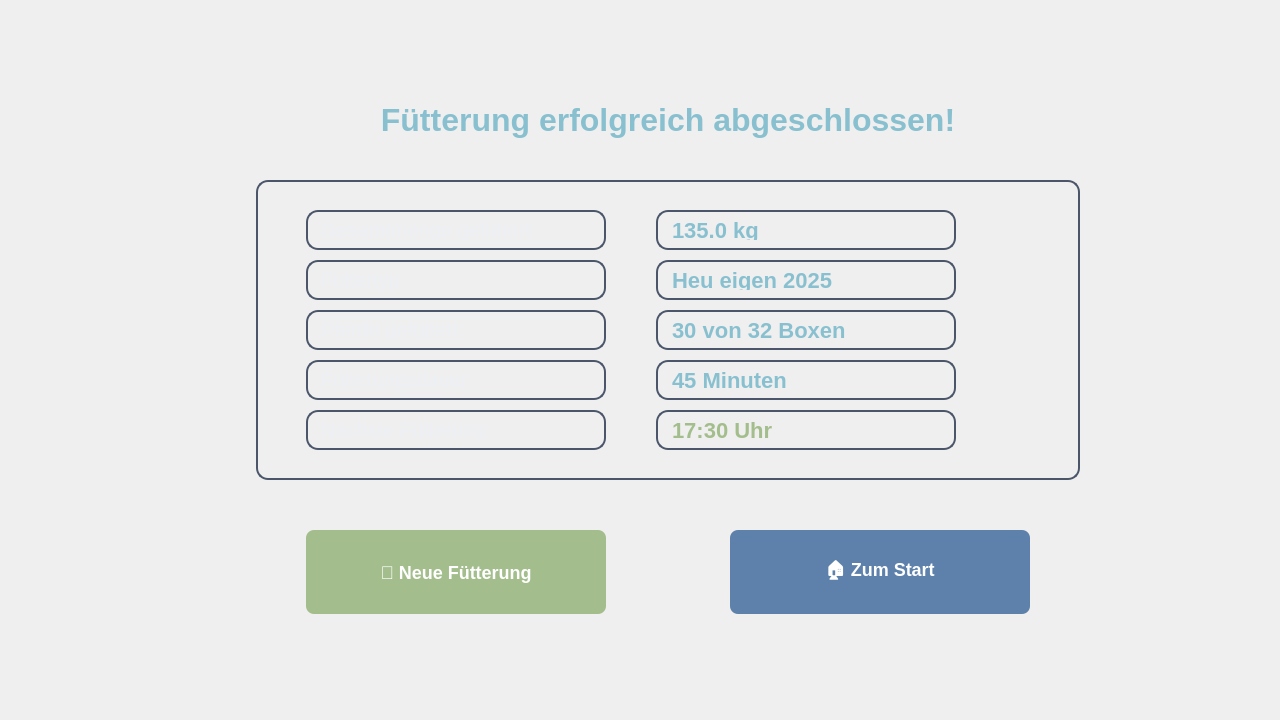
<?xml version="1.0" encoding="UTF-8"?>
<ui version="4.0">
 <class>Form</class>
 <widget class="QWidget" name="Form">
  <property name="geometry">
   <rect>
    <x>0</x>
    <y>0</y>
    <width>1280</width>
    <height>720</height>
   </rect>
  </property>
  <property name="windowTitle">
   <string>Fütterung Abgeschlossen</string>
  </property>
  <property name="styleSheet">
   <string notr="true">QWidget {
    ;
    color: #D8DEE9;
    font-family: &quot;Segoe UI&quot;, Arial, sans-serif;
}

QLabel {
    font-size: 16px;
    padding: 8px;
}

QPushButton {
    background-color: #5E81AC;
    border: none;
    border-radius: 8px;
    color: white;
    font-size: 18px;
    font-weight: bold;
    padding: 12px 24px;
    min-height: 60px;
}

QPushButton:hover {
    background-color: #81A1C1;
}

QPushButton:pressed {
    background-color: #4C566A;
}

.title-label {
    font-size: 32px;
    font-weight: bold;
    color: #88C0D0;
    padding: 20px;
}

.summary-label {
    font-size: 24px;
    font-weight: bold;
    color: #A3BE8C;
    padding: 16px;
}

.info-label {
    font-size: 20px;
    color: #ECEFF4;
    padding: 12px;
}

.value-label {
    font-size: 22px;
    font-weight: bold;
    color: #88C0D0;
    padding: 12px;
}</string>
  </property>
  <widget class="QLabel" name="label_titel">
   <property name="geometry">
    <rect>
     <x>206</x>
     <y>80</y>
     <width>924</width>
     <height>80</height>
    </rect>
   </property>
   <property name="styleSheet">
    <string>font-size: 32px; font-weight: bold; color: #88C0D0;</string>
   </property>
   <property name="text">
    <string notr="true">Fütterung erfolgreich abgeschlossen!</string>
   </property>
   <property name="alignment">
    <set>Qt::AlignCenter</set>
   </property>
  </widget>
  <widget class="QFrame" name="frame_zusammenfassung">
   <property name="geometry">
    <rect>
     <x>256</x>
     <y>180</y>
     <width>824</width>
     <height>300</height>
    </rect>
   </property>
   <property name="styleSheet">
    <string notr="true">QFrame { border: 2px solid #4C566A; border-radius: 12px;}</string>
   </property>
   <property name="frameShape">
    <enum>QFrame::Box</enum>
   </property>
   <widget class="QLabel" name="label_gesamtmenge_text">
    <property name="geometry">
     <rect>
      <x>50</x>
      <y>30</y>
      <width>300</width>
      <height>40</height>
     </rect>
    </property>
    <property name="styleSheet">
     <string>font-size: 20px; color: #ECEFF4;</string>
    </property>
    <property name="text">
     <string>Gesamtmenge gefüttert:</string>
    </property>
   </widget>
   <widget class="QLabel" name="label_gesamtmenge_wert">
    <property name="geometry">
     <rect>
      <x>400</x>
      <y>30</y>
      <width>300</width>
      <height>40</height>
     </rect>
    </property>
    <property name="styleSheet">
     <string>font-size: 22px; font-weight: bold; color: #88C0D0;</string>
    </property>
    <property name="text">
     <string>135.0 kg</string>
    </property>
   </widget>
   <widget class="QLabel" name="label_futtertyp_text">
    <property name="geometry">
     <rect>
      <x>50</x>
      <y>80</y>
      <width>300</width>
      <height>40</height>
     </rect>
    </property>
    <property name="styleSheet">
     <string>font-size: 20px; color: #ECEFF4;</string>
    </property>
    <property name="text">
     <string>Futtertyp:</string>
    </property>
   </widget>
   <widget class="QLabel" name="label_futtertyp_wert">
    <property name="geometry">
     <rect>
      <x>400</x>
      <y>80</y>
      <width>300</width>
      <height>40</height>
     </rect>
    </property>
    <property name="styleSheet">
     <string>font-size: 22px; font-weight: bold; color: #88C0D0;</string>
    </property>
    <property name="text">
     <string>Heu eigen 2025</string>
    </property>
   </widget>
   <widget class="QLabel" name="label_pferde_text">
    <property name="geometry">
     <rect>
      <x>50</x>
      <y>130</y>
      <width>300</width>
      <height>40</height>
     </rect>
    </property>
    <property name="styleSheet">
     <string>font-size: 20px; color: #ECEFF4;</string>
    </property>
    <property name="text">
     <string>Pferde gefüttert:</string>
    </property>
   </widget>
   <widget class="QLabel" name="label_pferde_wert">
    <property name="geometry">
     <rect>
      <x>400</x>
      <y>130</y>
      <width>300</width>
      <height>40</height>
     </rect>
    </property>
    <property name="styleSheet">
     <string>font-size: 22px; font-weight: bold; color: #88C0D0;</string>
    </property>
    <property name="text">
     <string>30 von 32 Boxen</string>
    </property>
   </widget>
   <widget class="QLabel" name="label_dauer_text">
    <property name="geometry">
     <rect>
      <x>50</x>
      <y>180</y>
      <width>300</width>
      <height>40</height>
     </rect>
    </property>
    <property name="styleSheet">
     <string>font-size: 20px; color: #ECEFF4;</string>
    </property>
    <property name="text">
     <string>Fütterungsdauer:</string>
    </property>
   </widget>
   <widget class="QLabel" name="label_dauer_wert">
    <property name="geometry">
     <rect>
      <x>400</x>
      <y>180</y>
      <width>300</width>
      <height>40</height>
     </rect>
    </property>
    <property name="styleSheet">
     <string>font-size: 22px; font-weight: bold; color: #88C0D0;</string>
    </property>
    <property name="text">
     <string>45 Minuten</string>
    </property>
   </widget>
   <widget class="QLabel" name="label_naechste_text">
    <property name="geometry">
     <rect>
      <x>50</x>
      <y>230</y>
      <width>300</width>
      <height>40</height>
     </rect>
    </property>
    <property name="styleSheet">
     <string>font-size: 20px; color: #ECEFF4;</string>
    </property>
    <property name="text">
     <string>Nächste Fütterung:</string>
    </property>
   </widget>
   <widget class="QLabel" name="label_naechste_wert">
    <property name="geometry">
     <rect>
      <x>400</x>
      <y>230</y>
      <width>300</width>
      <height>40</height>
     </rect>
    </property>
    <property name="styleSheet">
     <string>font-size: 22px; font-weight: bold; color: #A3BE8C;</string>
    </property>
    <property name="text">
     <string>17:30 Uhr</string>
    </property>
   </widget>
  </widget>
  <widget class="QPushButton" name="btn_neue_fuetterung">
   <property name="geometry">
    <rect>
     <x>306</x>
     <y>530</y>
     <width>300</width>
     <height>84</height>
    </rect>
   </property>
   <property name="styleSheet">
    <string>background-color: #A3BE8C;</string>
   </property>
   <property name="text">
    <string>🔄 Neue Fütterung</string>
   </property>
  </widget>
  <widget class="QPushButton" name="btn_zum_start">
   <property name="geometry">
    <rect>
     <x>730</x>
     <y>530</y>
     <width>300</width>
     <height>84</height>
    </rect>
   </property>
   <property name="styleSheet">
    <string>background-color: #5E81AC;</string>
   </property>
   <property name="text">
    <string>🏠 Zum Start</string>
   </property>
  </widget>
 </widget>
 <resources/>
 <connections/>
</ui>
